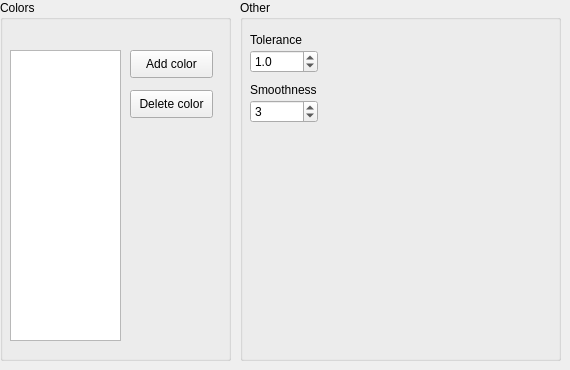
      <widget class="QWidget" name="audioLevelTab">
       <attribute name="title">
        <string>Audio Level</string>
       </attribute>
       <widget class="QGroupBox" name="groupBox_21">
        <property name="geometry">
         <rect>
          <x>240</x>
          <y>0</y>
          <width>321</width>
          <height>361</height>
         </rect>
        </property>
        <property name="title">
         <string>Other</string>
        </property>
        <widget class="QLabel" name="label_60">
         <property name="geometry">
          <rect>
           <x>10</x>
           <y>30</y>
           <width>62</width>
           <height>20</height>
          </rect>
         </property>
         <property name="text">
          <string>Tolerance</string>
         </property>
        </widget>
        <widget class="QLabel" name="label_61">
         <property name="geometry">
          <rect>
           <x>10</x>
           <y>80</y>
           <width>81</width>
           <height>20</height>
          </rect>
         </property>
         <property name="text">
          <string>Smoothness</string>
         </property>
        </widget>
        <widget class="QDoubleSpinBox" name="audioLevelTolerance">
         <property name="geometry">
          <rect>
           <x>10</x>
           <y>50</y>
           <width>68</width>
           <height>23</height>
          </rect>
         </property>
         <property name="decimals">
          <number>1</number>
         </property>
         <property name="value">
          <double>1.000000000000000</double>
         </property>
        </widget>
        <widget class="QDoubleSpinBox" name="audioLevelSmooth">
         <property name="geometry">
          <rect>
           <x>10</x>
           <y>100</y>
           <width>68</width>
           <height>23</height>
          </rect>
         </property>
         <property name="decimals">
          <number>0</number>
         </property>
         <property name="value">
          <double>3.000000000000000</double>
         </property>
        </widget>
       </widget>
       <widget class="QGroupBox" name="groupBox_10">
        <property name="geometry">
         <rect>
          <x>0</x>
          <y>0</y>
          <width>231</width>
          <height>361</height>
         </rect>
        </property>
        <property name="title">
         <string>Colors</string>
        </property>
        <widget class="QListWidget" name="audioLevelList">
         <property name="geometry">
          <rect>
           <x>10</x>
           <y>50</y>
           <width>111</width>
           <height>291</height>
          </rect>
         </property>
        </widget>
        <widget class="QPushButton" name="audioLevelAdd">
         <property name="geometry">
          <rect>
           <x>130</x>
           <y>50</y>
           <width>83</width>
           <height>28</height>
          </rect>
         </property>
         <property name="text">
          <string>Add color</string>
         </property>
        </widget>
        <widget class="QPushButton" name="audioLevelDelete">
         <property name="geometry">
          <rect>
           <x>130</x>
           <y>90</y>
           <width>83</width>
           <height>28</height>
          </rect>
         </property>
         <property name="text">
          <string>Delete color</string>
         </property>
        </widget>
       </widget>
      </widget>
